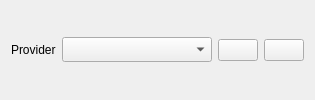
    <widget class="QWidget" name="widget_4" native="true">
     <property name="sizePolicy">
      <sizepolicy hsizetype="Preferred" vsizetype="Fixed">
       <horstretch>0</horstretch>
       <verstretch>0</verstretch>
      </sizepolicy>
     </property>
     <layout class="QHBoxLayout" name="horizontalLayout_7" stretch="0,0,0,0">
      <item>
       <widget class="QLabel" name="label_15">
        <property name="text">
         <string>Provider</string>
        </property>
       </widget>
      </item>
      <item>
       <widget class="QComboBox" name="provider_combo">
        <property name="sizePolicy">
         <sizepolicy hsizetype="Expanding" vsizetype="Fixed">
          <horstretch>0</horstretch>
          <verstretch>0</verstretch>
         </sizepolicy>
        </property>
        <property name="minimumSize">
         <size>
          <width>150</width>
          <height>25</height>
         </size>
        </property>
       </widget>
      </item>
      <item>
       <widget class="QPushButton" name="provider_refresh">
        <property name="sizePolicy">
         <sizepolicy hsizetype="Fixed" vsizetype="Fixed">
          <horstretch>0</horstretch>
          <verstretch>0</verstretch>
         </sizepolicy>
        </property>
        <property name="toolTip">
         <string>Refresh the provider list. Needed after a provider was added or deleted.</string>
        </property>
        <property name="text">
         <string/>
        </property>
        <property name="icon">
         <iconset resource="resources.qrc">
          <normaloff>:/plugins/Valhalla/img/icon_refresh.png</normaloff>:/plugins/Valhalla/img/icon_refresh.png</iconset>
        </property>
       </widget>
      </item>
      <item>
       <widget class="QPushButton" name="provider_config">
        <property name="sizePolicy">
         <sizepolicy hsizetype="Fixed" vsizetype="Fixed">
          <horstretch>0</horstretch>
          <verstretch>0</verstretch>
         </sizepolicy>
        </property>
        <property name="toolTip">
         <string>Shortcut to Web ► ORS Tools ► Provider Settings</string>
        </property>
        <property name="text">
         <string/>
        </property>
        <property name="icon">
         <iconset resource="resources.qrc">
          <normaloff>:/plugins/Valhalla/img/icon_settings.png</normaloff>:/plugins/Valhalla/img/icon_settings.png</iconset>
        </property>
       </widget>
      </item>
     </layout>
    </widget>
